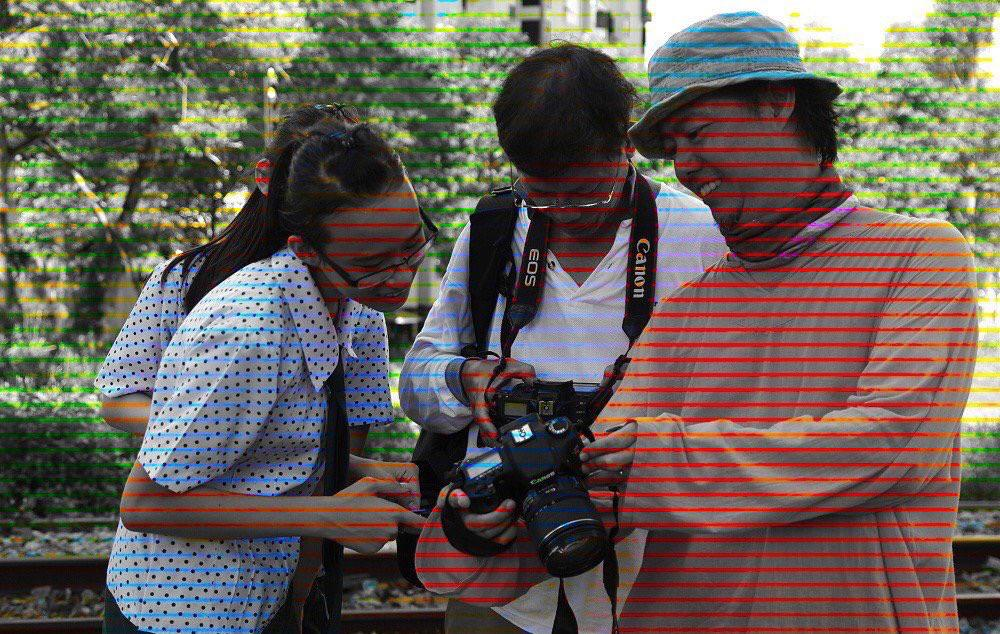
#> input picture HW3/inputs/P4/b/cagi_1.png, 1000 x 634 px; its folder holds only this picture in this run
$ jupyter execute --allow-errors P04-b.ipynb
#> lines starting #> are read from the running program, lines starting #| are printed output that depends on the picture
[cell 1]
import glob
import cv2
import matplotlib
import matplotlib.pyplot as plt
import seaborn as sns
import numpy as np
import imutils
import copy
from scipy.ndimage.filters import  gaussian_filter
import math
import skimage.transform as sktr

### Loading images

[cell 2]
paths = [file for file in glob.glob('./inputs/P4/b/*.png')]
images = []
for path in paths:
    img = cv2.imread(path)
#> img is the input picture: shape (634, 1000, 3); mean B, G, R 86.5, 94.3, 103.8
    images.append(img)

### Fourier

[cell 3]
def get_fourier(img):
    img = img.copy()
    img_dft = cv2.dft(np.float32(img),flags=cv2.DFT_COMPLEX_OUTPUT)
    dft_shift = np.fft.fftshift(img_dft)
    magnitude, angle = cv2.cartToPolar(dft_shift[:, :, 0],dft_shift[:, :, 1])
    magnitude = np.log(magnitude)

    return magnitude, angle


def pattern_remover(img,p=0.65,center=25):
    img = img.copy()
    out1 = img.copy()
    dft = cv2.dft(np.float32(img),flags = cv2.DFT_COMPLEX_OUTPUT)
    dft_shift = np.fft.fftshift(dft)
    magnitude, angle = cv2.cartToPolar(dft_shift[:, :, 0],dft_shift[:, :, 1])
    magnitude = np.log(magnitude)
    out2 = magnitude.copy()

    _max = max(magnitude.flatten())

    for row in range(magnitude.shape[0]):
        for col in range(magnitude.shape[1]):
            if row > magnitude.shape[0]//2 - center and row < magnitude.shape[0]//2 + center and col > magnitude.shape[1]//2 - center and col < magnitude.shape[1]//2 + center :
                continue

            if magnitude[row,col] >= _max*p :
                magnitude[row,col] = 0

    out3 = magnitude.copy()
    i_magnitude = np.exp(magnitude)
    i_dft_shift = cv2.polarToCart(i_magnitude,angle)
    i_dft_shift = np.stack([i_dft_shift[0],i_dft_shift[1]],axis=2)
    i_dft_shift = np.fft.ifftshift(i_dft_shift)
    i_dft = cv2.idft(i_dft_shift, flags=cv2.DFT_SCALE)
    out4 = cv2.magnitude(i_dft[:,:,0],i_dft[:,:,1])

    return out1,out2,out3,out4

[cell 4]
Codes = [cv2.COLOR_BGR2HSV,cv2.COLOR_BGR2YCrCb,cv2.COLOR_BGR2YUV,cv2.COLOR_BGR2LAB,cv2.COLOR_BGR2RGB]
tags = ["HSV" , "YCrCb" , "YUV","LAB","RGB"]
plt.rcParams['figure.figsize'] = [8, 10]

#> (the rest of this cell did not finish here and is left out)

### Cagi_1 proc

[cell 5]
Codes = [cv2.COLOR_BGR2LAB,None,None]
I_Codes = [cv2.COLOR_LAB2RGB,None,None]
Param = [ [[1,20],[0.585,20],[0.585,20]],None,None]
tags = ["LAB" ,None,None]
plt.rcParams['figure.figsize'] = [16, 10]

for Index in range(0,1) :
    img_bgr = images[Index].copy()
    img_s = cv2.cvtColor(img_bgr,Codes[Index])
    para = Param[Index]

    P_index = 1
    for i in range(3):
        _p,_center = para[i]
        outs = pattern_remover(img_s[:,:,i],_p,_center)
        plt.subplot(3,4,P_index)
        P_index += 1
        plt.imshow(outs[0],cmap="gray")
        plt.title("{0} Channel #{1}".format(tags[Index],i+1))
        plt.axis("off")

        plt.subplot(3,4,P_index)
        P_index += 1
        plt.imshow(outs[1],cmap="gray")
        plt.title("{0} Channel #{1} magnitude".format(tags[Index],i+1))
        plt.axis("off")

        plt.subplot(3,4,P_index)
        P_index += 1
        plt.imshow(outs[2],cmap="gray")
        plt.title("{0} Channel #{1} magnitude after remove".format(tags[Index],i+1))
        plt.axis("off")

        plt.subplot(3,4,P_index)
        P_index += 1
        plt.imshow(outs[3],cmap="gray")
        plt.title("{0} Channel #{1} after remove".format(tags[Index],i+1))
        plt.axis("off")
        img_s[:,:,i] = outs [3]

    plt.tight_layout()
    plt.show()

    plt.rcParams['figure.figsize'] = [16,8]
    img_s = cv2.cvtColor(img_s,I_Codes[Index])
    plt.subplot(1,2,1)
    plt.imshow(img_bgr[:,:,::-1])
    plt.title("Input Image")
    plt.axis("off")

    plt.subplot(1,2,2)
    plt.imshow(img_s)
    plt.title("Filtered Image")
    plt.axis("off")


    plt.show()
    break
#> this loop made 1 pass
#> pass 1, in pattern_remover, `img = img.copy()`:
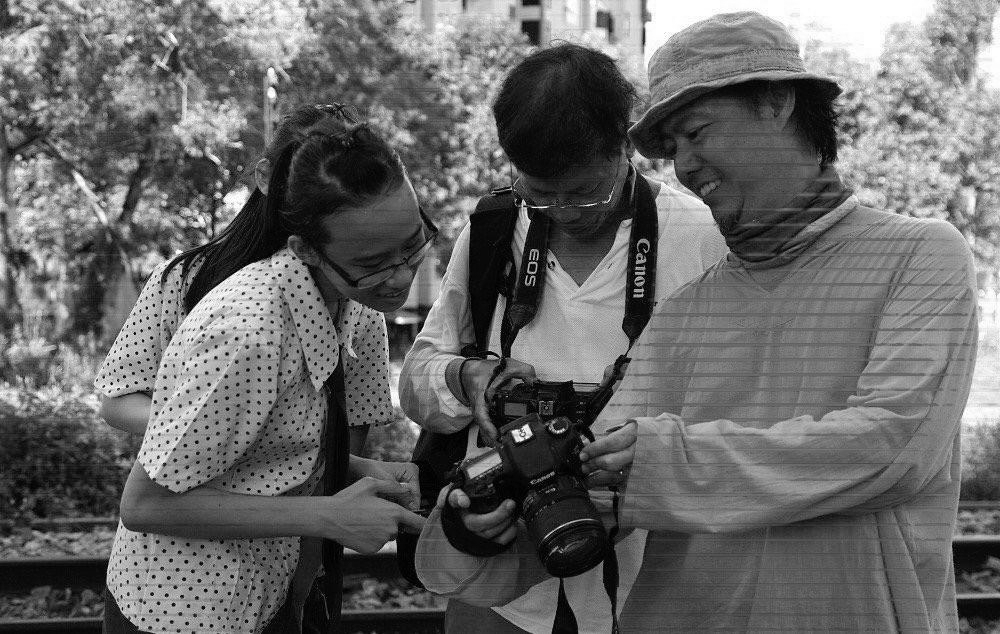
#> img: shape (634, 1000); min 0, max 255, mean 103.6
#> pass 1, in pattern_remover, `magnitude, angle = cv2.cartToPolar(dft_shift[:, :, 0],dft_shift[:, :, ..`:
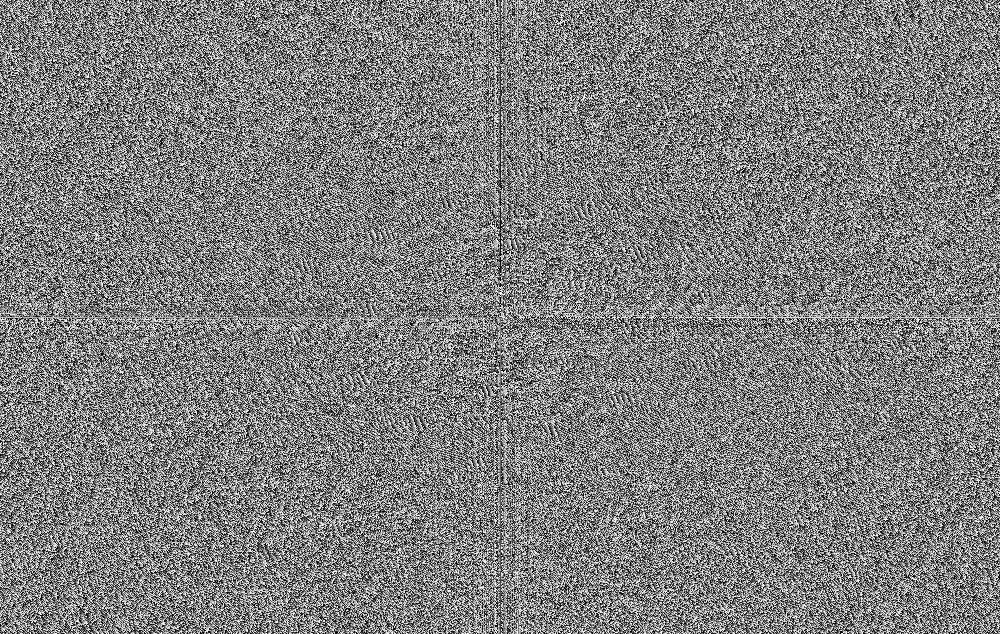
#> angle: shape (634, 1000) float32; min 1.19e-05, max 6.28, mean 3.14; drawn with min black and max white
#> pass 1, `plt.show()`:
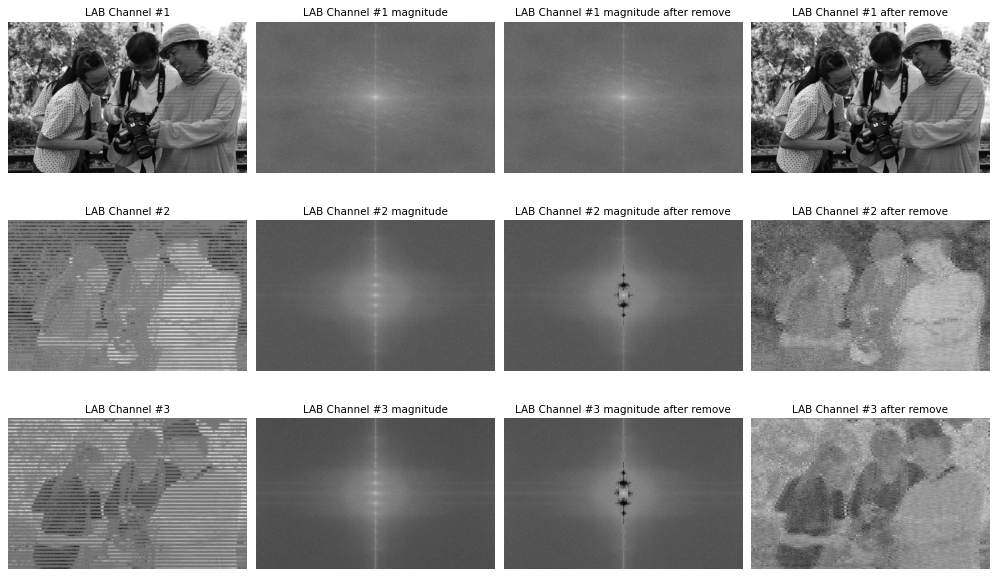
#> figure drawn by matplotlib, 12 panels
#> pass 1, `plt.show()`:
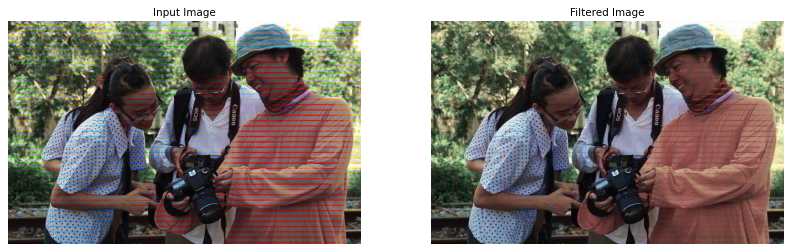
#> figure drawn by matplotlib, 2 panels
#> after the loop:
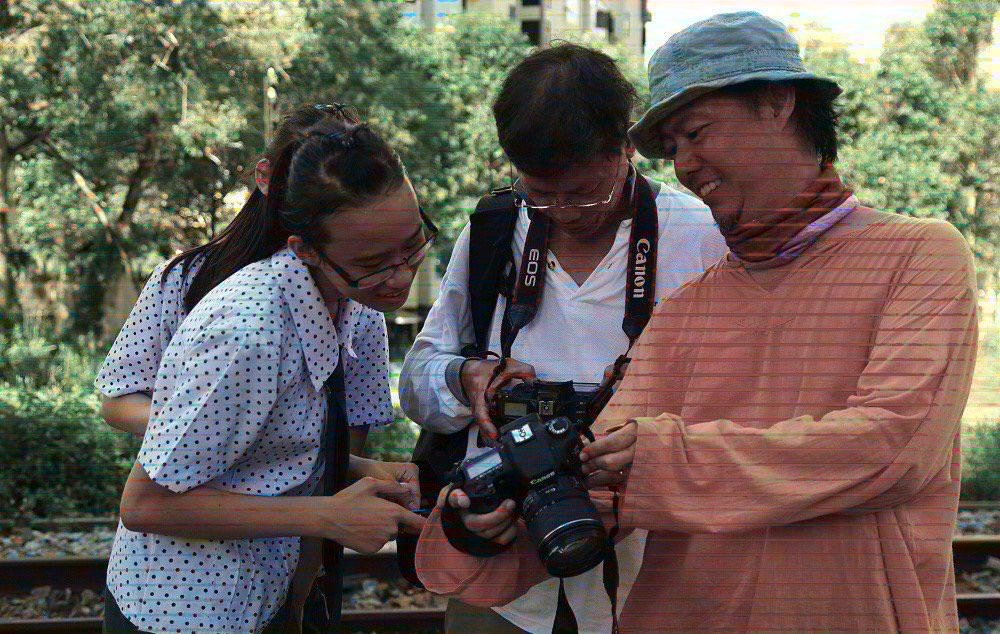
#> img_s: shape (634, 1000, 3); mean R, G, B 104.4, 95.5, 87.4
